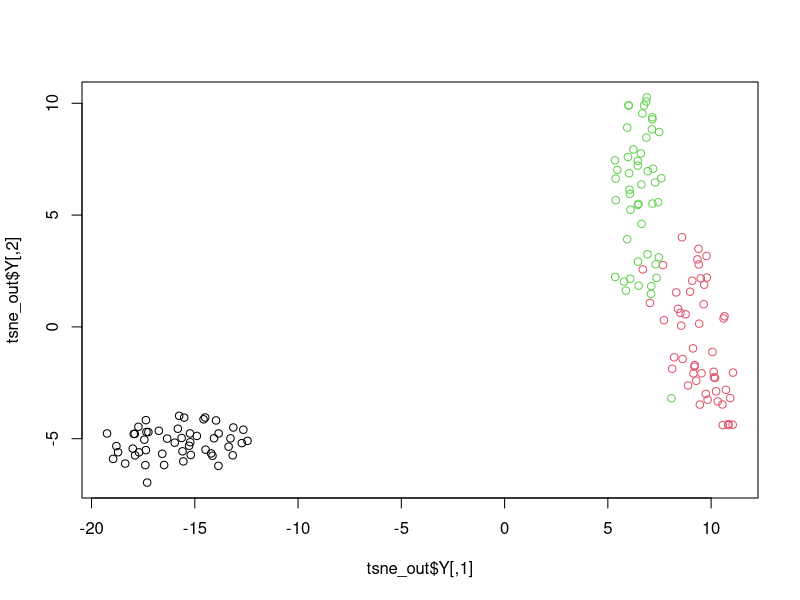
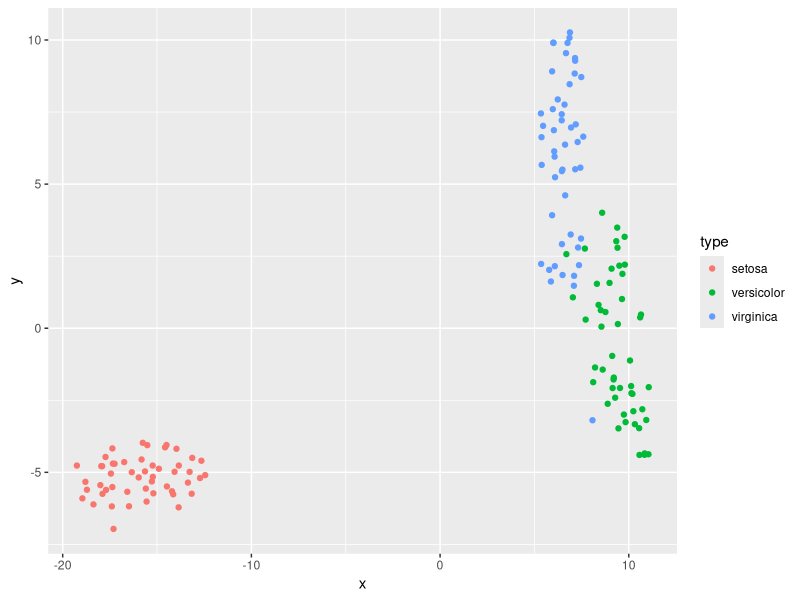
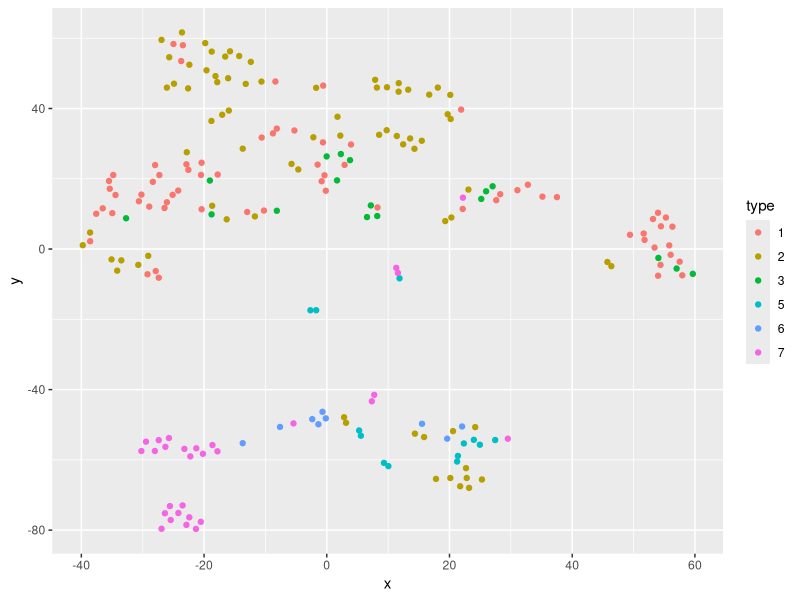

Recreate these plots in R, in order.
library(mlbench)
library(tidyverse)
library("Rtsne")

iris_unique <- unique(iris) # Remove duplicates
iris_matrix <- as.matrix(iris_unique[,1:4])

set.seed(42) # Set a seed if you want reproducible results

tsne_out <- Rtsne(iris_matrix) # Run TSNE

?Rtsne

# Show the objects in the 2D tsne representation
plot(tsne_out$Y,col=iris_unique$Species)


df<-data.frame(x=tsne_out$Y[,1],y=tsne_out$Y[,2], type=iris_unique$Species)
ggplot(data=df,aes(x=x,y=y,group=type,color=type))+geom_point()



data(Glass)
str(Glass)

Glass<-Glass[!duplicated(Glass),]

summary(Glass$Type)


tsne_out <- Rtsne(Glass[,-10],
                  perplexity=8,
                  theta=0.0, 
                  max_iter = 3000) # Run TSNE

df<-data.frame(x=tsne_out$Y[,1],y=tsne_out$Y[,2], type=Glass[,10])

ggplot(data=df,aes(x=x,y=y,group=type,color=type))+geom_point()
